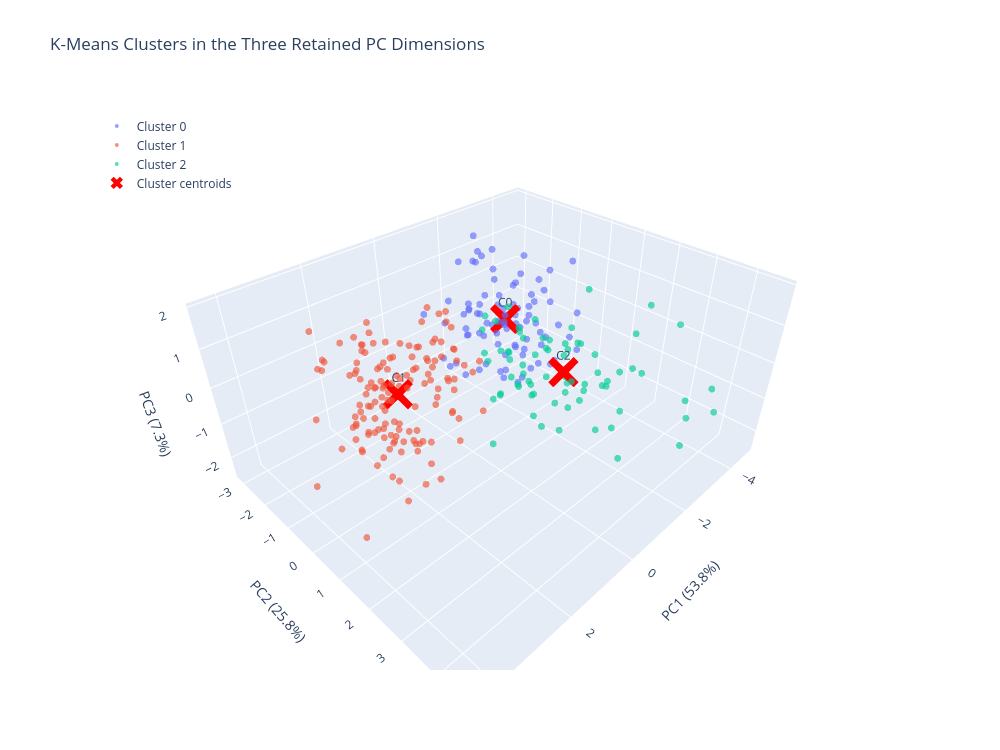

Notebook source saved alongside this figure:
### Code cell
import plotly.graph_objects as go

fig = go.Figure()

# Add each cluster separately so the colours are categorical
for cluster in sorted(np.unique(cluster_labels)):
    
    mask = cluster_labels == cluster
    
    fig.add_trace(
        go.Scatter3d(
            x=pca_df.loc[mask, "PC1"],
            y=pca_df.loc[mask, "PC2"],
            z=pca_df.loc[mask, "PC3"],
            mode="markers",
            name=f"Cluster {cluster}",
            marker=dict(
                size=4,
                opacity=0.65
            ),
            text=pca_df.loc[mask, "city"],
            hovertemplate=(
                "<b>%{text}</b><br>"
                "PC1: %{x:.2f}<br>"
                "PC2: %{y:.2f}<br>"
                "PC3: %{z:.2f}"
                "<extra></extra>"
            )
        )
    )

# Project K-Means centroids into the 3-PC space
centroids_pca = pca_full.transform(kmeans.cluster_centers_)

fig.add_trace(
    go.Scatter3d(
        x=centroids_pca[:, 0],
        y=centroids_pca[:, 1],
        z=centroids_pca[:, 2],
        mode="markers+text",
        name="Cluster centroids",
        marker=dict(
            size=11,
            color="red",
            symbol="x"
        ),
        text=[f"C{i}" for i in range(kmeans.n_clusters)],
        textposition="top center",
        hovertemplate=(
            "<b>%{text}</b><br>"
            "PC1: %{x:.2f}<br>"
            "PC2: %{y:.2f}<br>"
            "PC3: %{z:.2f}"
            "<extra></extra>"
        )
    )
)

fig.update_layout(
    title="K-Means Clusters in the Three Retained PC Dimensions",
    width=1000,
    height=750,
    legend=dict(
        x=0.02,
        y=0.98
    ),
    scene=dict(
        xaxis_title=f"PC1 ({pca_full.explained_variance_ratio_[0]*100:.1f}%)",
        yaxis_title=f"PC2 ({pca_full.explained_variance_ratio_[1]*100:.1f}%)",
        zaxis_title=f"PC3 ({pca_full.explained_variance_ratio_[2]*100:.1f}%)"
    )
)

fig.show()

### Figure 1 — Plotly figure (JSON) as saved in the notebook; plotly's stock layout.template omitted (floating-point values rounded to 4 significant figures; data arrays with more than 128 entries replaced by an {"elided": "..."} marker saying what was removed)
{"data": [{"hovertemplate": "<b>%{text}</b><br>PC1: %{x:.2f}<br>PC2: %{y:.2f}<br>PC3: %{z:.2f}<extra></extra>", "marker": {"opacity": 0.65, "size": 4}, "mode": "markers", "name": "Cluster 0", "text": ["Bridge", "Harborshire", "Harborport", "Gardenborough", "Old Wood", "Old Springs", "Park", "Hilldale", "Bridgeburg", "Mount Falls", "West Bay", "Bayshire", "Saint Field", "Stonedale", "Pointport", "East City", "Lake Wood", "Forestport", "Saint Point", "Woodville", "West Ridge", "Lake Garden", "Vistadale", "North Valley", "East Park", "Gardenville", "Port Garden", "Citydale", "Wooddale", "North Park", "Vistaburg", "Riverport", "West Garden", "Stoneford", "Fieldland", "Mount Point", "Cityton", "Mount Springs", "Hillshire", "Ridgeborough", "Harborton", "Valleyland", "Gardendale", "Saint Town", "Springshaven", "San Ridge", "Old Valley", "Mount River", "New Town", "Mount Town", "Port Town", "Valleyville", "Old Bay", "Springsburg", "Beachhaven", "West Harbor", "Springsshire", "North Springs", "New Vista", "Stoneborough", "North River", "Bayville", "West City", "East Wood", "Parkburg", "Old Field", "Hillford", "Valleyhaven", "Fielddale", "Riverdale", "New Valley", "San Hill", "San Springs", "Hillborough", "Ridgeport", "South Bridge", "New Beach", "Pointville", "New Bay", "North Bridge", "Old Town", "San Forest", "Parkdale", "New Ridge", "South River"], "type": "scatter3d", "x": [-0.744, -1.099, -0.8248, -0.9048, -2.962, -0.464, -3.026, -1.434, -1.437, -0.4403, -1.607, -1.561, -1.893, -1.062, -1.936, -1.753, -1.56, -0.3868, -1.993, -3.368, -0.177, -2.206, -1.937, -1.489, -1.182, -1.741, -1.621, -1.784, -1.828, -1.596, -1.795, -0.2346, -0.9344, -2.036, -1.591, -0.9809, -1.433, -0.813, -1.431, -0.6605, -1.87, -1.452, -1.731, -1.989, -1.388, -1.76, -2.044, -1.29, -2.8, -2.51, -3.347, -3.894, -4.362, -3.093, -2.505, -3.206, -3.202, -3.161, -3.514, -3.708, -4.704, -2.848, -2.175, -4.052, -2.771, -2.553, -2.733, -4.027, -3.354, -2.755, -3.564, -3.002, -2.782, -3.068, -3.836, -3.589, -3.207, -2.733, -3.234, -2.839, -3.606, -2.017, -2.684, -3.133, -2.249], "y": [-0.2595, -1.304, -1.095, -0.01038, 0.0223, -1.394, -1.312, -1.636, -0.9376, -2.156, -0.5117, 0.07257, -0.3812, 0.09215, -0.04669, -0.1451, -1.346, -0.9491, -0.1702, 0.3475, -0.9281, -0.4119, 0.3863, -0.3873, -0.251, -0.8966, -1.805, -1.426, -0.6694, -0.4925, 0.488, -0.4379, -0.7046, 0.02887, -0.6111, -1.081, -0.04996, -1.936, 0.03565, -1.452, -0.7346, 0.2806, -0.8284, 0.189, -1.535, -1.628, -0.1688, -1.557, 0.03596, 0.06952, -1.095, -1.005, -0.3381, -1.869, -2.564, -3.08, -1.617, -1.619, 0.04303, -1.533, -0.9619, -2.486, -1.98, -1.381, -1.238, -2.426, -2.466, -1.179, -2.669, -2.087, -0.3998, -3.061, -2.041, -1.022, -1.391, -1.928, -1.735, -1.855, -1.182, -2.822, -1.749, -2.585, -1.607, -0.6007, -1.579], "z": [-0.4422, -0.2338, 0.5608, 0.1523, -1.233, 0.3398, 0.7946, -0.5093, 0.1289, 0.2854, -1.394, 0.3744, -0.5201, -0.6005, -0.169, -1.425, -0.3864, -0.5754, -0.5377, 0.1599, -0.5605, -1.624, 0.2126, 0.2882, 1.251, -0.277, 0.2646, -0.5979, -0.8626, 0.2796, -0.5678, -0.5966, -0.9161, -1.046, -1.24, 0.6473, 1.489, -1.083, -0.08358, 0.8451, 0.268, -0.2646, 0.1028, 0.3631, 0.2765, -0.001612, 0.2518, -0.2275, -1.269, -0.2987, -0.05761, -0.24, -1.689, -1.108, 0.9058, -0.8567, -0.8908, 0.3777, -0.7477, -0.1441, 0.7116, -0.2037, -0.3207, -0.08392, -0.2911, 1.21, 1.013, 0.5985, 0.3522, 1.31, -0.5807, 1.317, 0.4587, -0.3341, 0.3136, -0.6799, -0.3355, -0.2121, -0.1943, 0.6787, 0.9717, 1.041, -0.2065, -1.104, -0.5217]}, {"hovertemplate": "<b>%{text}</b><br>PC1: %{x:.2f}<br>PC2: %{y:.2f}<br>PC3: %{z:.2f}<extra></extra>", "marker": {"opacity": 0.65, "size": 4}, "mode": "markers", "name": "Cluster 1", "text": {"elided": "143 str values"}, "type": "scatter3d", "x": {"elided": "143 float values"}, "y": {"elided": "143 float values"}, "z": {"elided": "143 float values"}}, {"hovertemplate": "<b>%{text}</b><br>PC1: %{x:.2f}<br>PC2: %{y:.2f}<br>PC3: %{z:.2f}<extra></extra>", "marker": {"opacity": 0.65, "size": 4}, "mode": "markers", "name": "Cluster 2", "text": ["Woodshire", "Forestshire", "Forestdale", "Woodburg", "North City", "Riverford", "San Point", "Saint Forest", "Bay", "Mount Ridge", "Ridgeford", "Stoneland", "Forest", "Lake Bay", "Pointdale", "South Garden", "Parkville", "Fallsborough", "Pointhaven", "Port Field", "Lake Hill", "Mount Hill", "Beach", "Mount Field", "Harbor", "Old Garden", "Vista", "Townton", "Mount Beach", "San Bay", "Port Harbor", "Stoneton", "Parkshire", "Pointford", "Parkhaven", "Port Falls", "West Park", "Stoneshire", "New River", "Beachford", "Fallsville", "Bayford", "Gardenford", "Woodhaven", "Port Wood", "Cityville", "Springsborough", "Beachland", "Forestborough", "Rivershire", "Fallsburg", "Gardenport", "Ridgedale", "San Field", "Valleyport", "Port Park", "Lake Valley", "Parkton", "San River", "Bridgeborough", "Harborford", "Forestburg", "Port Bay", "Harborborough", "West Wood", "West Springs", "East River", "Parkford", "Beachville", "Old Point", "Stoneport", "Saint Stone"], "type": "scatter3d", "x": [0.02851, 0.2127, -2.83, -2.989, -2.742, -1.992, -0.8501, -1.605, -1.41, 1.018, -0.32, -1.408, -1.293, -0.9124, 1.447, -0.2693, -1.897, -0.9723, -1.146, -1.61, -3.665, -2.107, -2.836, -0.5474, -1.394, -1.029, -1.81, -0.9478, -1.082, -1.103, -0.8068, -1.688, 0.01648, -2.93, 0.3317, -1.708, -0.9796, -1.632, -0.2159, -0.5469, -1.534, -0.9137, -0.6501, -1.643, -0.1429, -0.8005, -0.8419, -2.284, -0.02149, -0.1641, -0.4611, -2.082, 0.5601, -1.645, -1.273, -0.0207, -0.791, -1.064, -2.297, 0.1562, -0.4536, -0.6683, -1.93, -0.5425, -0.2211, -1.906, -0.7305, -1.366, -0.9524, -1.127, -1.086, -1.173], "y": [0.444, 1.189, 4.518, 0.9469, 4.009, 3.033, 0.3807, 1.57, 1.134, 1.772, 0.1346, 2.632, 0.7554, 2.079, 3.457, 0.469, 2.464, 1.104, 1.999, 2.401, 4.306, 2.639, 3.529, 3.622, 3.633, 0.95, 1.634, 3.512, 2.451, 2.905, 0.1811, 4.601, 2.72, 2.419, 4.418, 1.513, 0.9291, 1.51, 1.046, 1.685, 2.733, 0.6351, 2.191, 4.647, 1.394, 0.01066, 0.41, 3.094, 0.944, 1.832, 0.7391, 1.057, 1.098, 2.048, 1.773, 1.508, 1.63, 2.675, 1.352, 1.771, 2.589, 1.037, 0.6485, 1.482, 0.3515, 1.742, 0.8108, 1.081, 0.3877, 1.625, 0.6273, 0.8871], "z": [1.13, -0.09439, 0.1754, 1.182, -0.3589, 0.3927, 0.1508, -0.5236, 0.5484, -0.6927, 0.238, -1.208, -1.137, -0.1803, 0.9779, -0.8674, -0.3157, 0.3375, -0.7697, 0.1641, -1.018, 0.05675, 1.347, -0.1, 0.8445, -0.5887, 0.5122, 0.05541, -0.02837, 0.3225, 0.1027, -0.6621, -0.352, 0.6125, 0.1208, 0.9016, -0.4817, 0.3611, 0.5288, 1.211, 0.1359, 0.8666, 0.9579, 0.1127, 1.405, 0.83, 0.1437, 1.86, -0.379, -0.5594, 1.617, 0.1246, 1.946, -0.3364, -0.0891, 0.14, 0.78, 1.013, 0.1562, 1.55, 0.5905, -0.07063, -0.9534, -0.3419, 0.1616, -1.099, -0.5102, 0.327, -0.6146, -0.8261, -0.2184, 1.079]}, {"hovertemplate": "<b>%{text}</b><br>PC1: %{x:.2f}<br>PC2: %{y:.2f}<br>PC3: %{z:.2f}<extra></extra>", "marker": {"color": "red", "size": 11, "symbol": "x"}, "mode": "markers+text", "name": "Cluster centroids", "text": ["C0", "C1", "C2"], "textposition": "top center", "type": "scatter3d", "x": [-2.215, 1.864, -1.087], "y": [-1.067, -0.2993, 1.854], "z": [-0.1147, -0.02057, 0.1763]}], "layout": {"height": 750, "legend": {"x": 0.02, "y": 0.98}, "scene": {"xaxis": {"title": {"text": "PC1 (53.8%)"}}, "yaxis": {"title": {"text": "PC2 (25.8%)"}}, "zaxis": {"title": {"text": "PC3 (7.3%)"}}}, "title": {"text": "K-Means Clusters in the Three Retained PC Dimensions"}, "width": 1000}}
